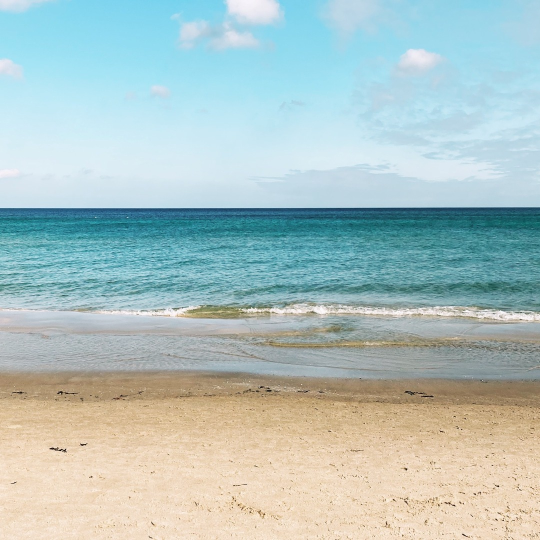
%> input picture P4-Clasificador-Pixeles-P3/mar.jpg, 1080 x 1080 px (shown at 1/2 size)
$ octave Practica4.m   (GNU Octave 9; MATLAB toolbox functions it lacks are replaced by stand-ins)
%> lines starting %> are read from the running program, lines starting %| are printed output that depends on the picture
clc
clear all
close all all
warning off all

% Lectura de la imagen
a = imread("mar.jpg");
%> a is the input picture: size 1080x1080x3 uint8; mean R, G, B 174.7, 195, 193.1
[m,n]=size(a);
%> m = 1080; n = 3240

cielo = input('Ingrese el número de puntos que desea en el cielo: ');
%> the answer given: 3
mar = input('Ingrese el número de puntos que desea en el mar: ');
%> the answer given: 3
arena = input('Ingrese el número de puntos que desea en la arena: ');
%> the answer given: 3

figure(1);
dato=imref2d(size(a));
imshow(a,dato)

%generando las clasificaciones con num aleatorios
 c1x = randi([10,1070],1,cielo);
 c1y = randi([10,410],1,cielo);

 c2x = randi([10,1070],1,mar);
 c2y = randi([411,620],1,mar);

 c3x = randi([10,1070],1,arena);
 c3y = randi([621,1070],1,arena);

 %asigna los valores RGB del plano

 hold on;
 grid on;
 z1=impixel(a,c1x(1,:),c1y(1,:));
%> z1 = [188 225 241; 181 214 229; 209 232 240]
 plot(c1x(1,:),c1y(1,:),'ob','Markersize',5, 'MarkerFaceColor','b');

 z2=impixel(a,c2x(1,:),c2y(1,:));
%> z2 = [65 147 158; 93 150 161; 99 161 172]
 plot(c2x(1,:),c2y(1,:),'or','Markersize',5, 'MarkerFaceColor','r');

 z3=impixel(a,c3x(1,:),c3y(1,:));
%> z3 = [120 121 116; 234 210 176; 237 216 189]
 plot(c3x(1,:),c3y(1,:),'og','Markersize',5, 'MarkerFaceColor','g');
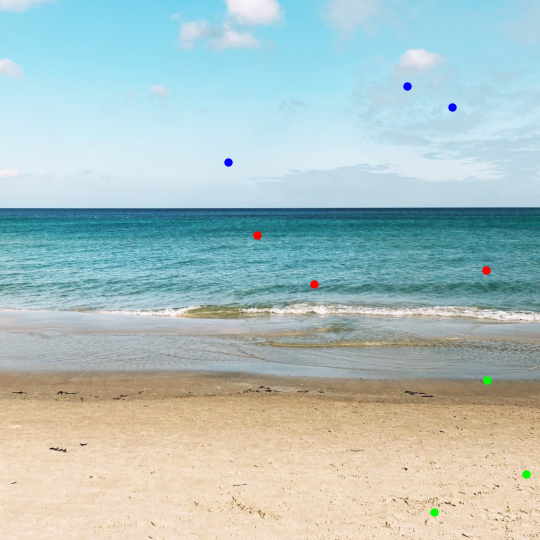
%> figure redrawn from the program's plot data; shown at 1/2 size

 double total_cielo;
 double total_mar;
 double total_arena;

 total_cielo = sum(z1)/cielo;
%> total_cielo = [192.7 223.7 236.7]
 total_cielo = round(total_cielo);
%> total_cielo = [193 224 237]

 total_mar = sum(z2)/mar;
%> total_mar = [85.67 152.7 163.7]
 total_mar = round(total_mar);
%> total_mar = [86 153 164]

 total_arena = sum(z3)/arena;
%> total_arena = [197 182.3 160.3]
 total_arena = round(total_arena);
%> total_arena = [197 182 160]

%Lectura de datos de usuario
usuario = 0;
while usuario == 0
    clear desconocido;
    figure(2);
%> (the run ends here)
